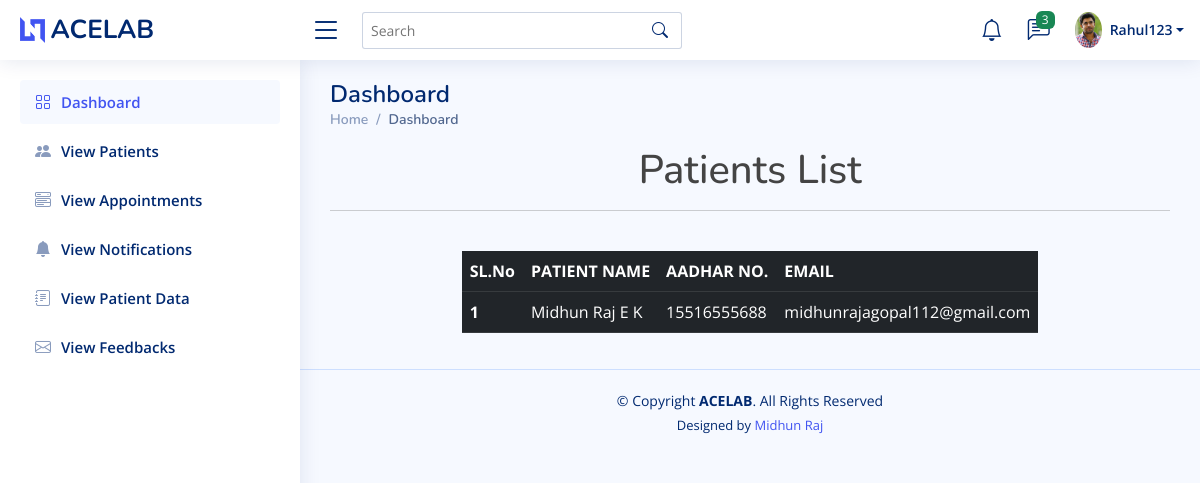
Before: /doc_view_patients (signed in) with the older database file.
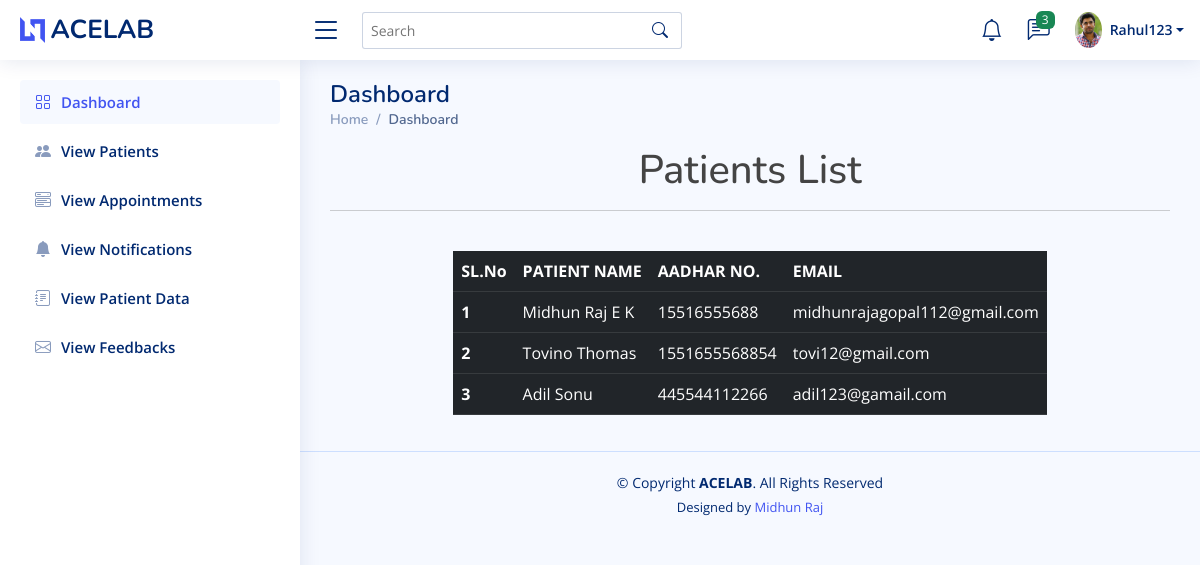
After: the same page with the newer database file.
### home/models.py (models this page shows, shortened)
class patient(models.Model):
    user = models.ForeignKey(Login, on_delete=models.CASCADE)
    name = models.CharField(max_length=100)
    aadhar_number = models.CharField(max_length=50)
    email = models.EmailField()

### home/doctorviews.py (the view)
# urls.py: path('doc_view_patients', doctorviews.doc_view_patients, name='doc_view_patients'),
@login_required(login_url='login_view')
def doc_view_patients(request):
    data = patient.objects.all()
    return render(request, 'doctor/doc_view_patients.html', {'data': data})

### templates/doctor/doc_view_patients.html
{% extends 'doctor/doctorbase.html' %}
{% load crispy_forms_tags %}
{% block content %}
<h1 style="text-align:center"> Patients List</h1><hr><br>
<div class="row justify-content-center">
    <div class="col-auto">
        <table class="table table-dark table-responsive">
          <thead>
            <tr>
              <th scope="col">SL.No</th>
              <th scope="col">PATIENT NAME</th>
              <th scope="col">AADHAR NO.</th>
              <th scope="col">EMAIL</th>
            </tr>
          </thead>
          <tbody>
          {%  for i in data %}
            <tr>
              <th scope="row">{{forloop.counter}}</th>
              <td>{{i.name}}</td>
              <td>{{i.aadhar_number}}</td>
              <td>{{i.email}}</td>
            </tr>
          {% endfor %}
          </tbody>
        </table>
    </div>
</div>
{% endblock %}

Changed rows visible on the page:
added patient: name "Tovino Thomas", aadhar_number "1551655568854", email "tovi12@gmail.com"
added patient: name "Adil Sonu", aadhar_number "445544112266", email "adil123@gamail.com"
